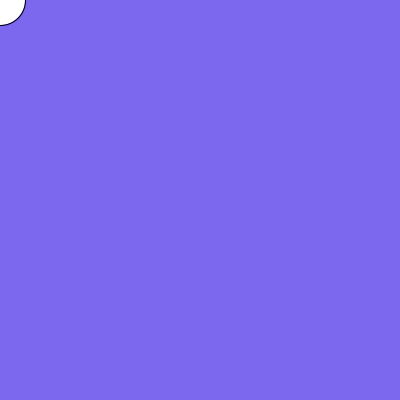
Frame 1 (no input)
Frame 60 (the mouse pressed at the canvas centre just before this capture): identical to frame 1, image omitted
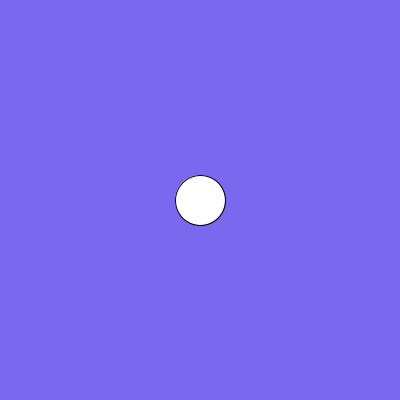
Frame 120 (the mouse held since frame 60 and released just before this capture)

The Processing sketch that drew these frames (run headless with seeded random() and noise(); from frame 60 on, the mouse is pressed at the canvas centre):

// Processing sketch: processing_basics
// ── processing_basics.pde
void setup(){
  size(400,400) ;
}

void draw(){
background(123, 104, 238);
ellipse(mouseX,mouseY,50,50);
}
